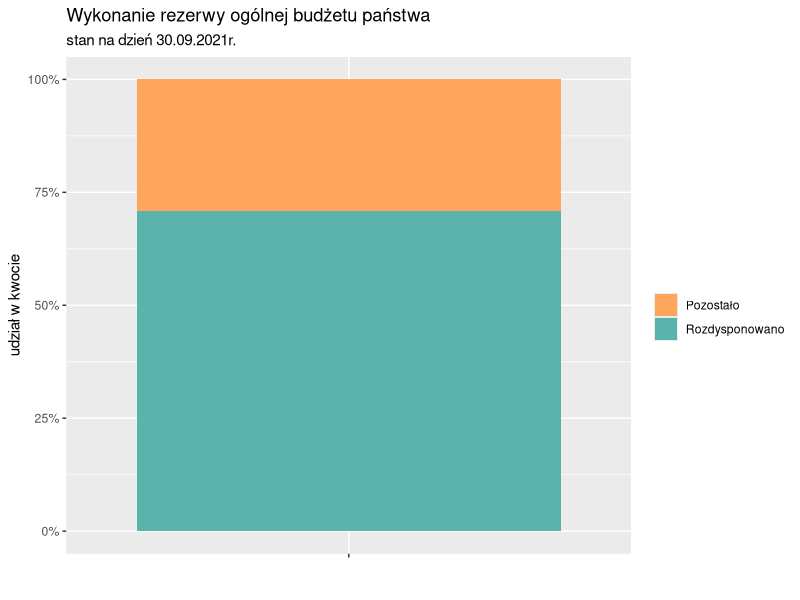

R code for this plot:
## ---- chunk 1
knitr::opts_chunk$set(echo = TRUE)
## ---- chunk 2
library(ggplot2)
library(dplyr)
options(scipen = 999)

stanRezerwy <- c( 'Rozdysponowano', 'Pozostało')
kwota <- c(354108.2, 145891.8)
rezerwaOgolna <- data.frame(stanRezerwy, kwota)
## ---- chunk 3
rezerwaOgolna %>% 
  ggplot(aes(x ="", y = kwota/sum(kwota), fill = stanRezerwy)) +
    geom_col() +
    scale_fill_manual(values = c("#ffa65c", "#5AB4AC"))+
    scale_y_continuous(labels=scales::percent)+
    labs(title = "Wykonanie rezerwy ogólnej budżetu państwa",
         subtitle ="stan na dzień 30.09.2021r.",
         x = "", 
         y = "udział w kwocie", 
         fill = "")

